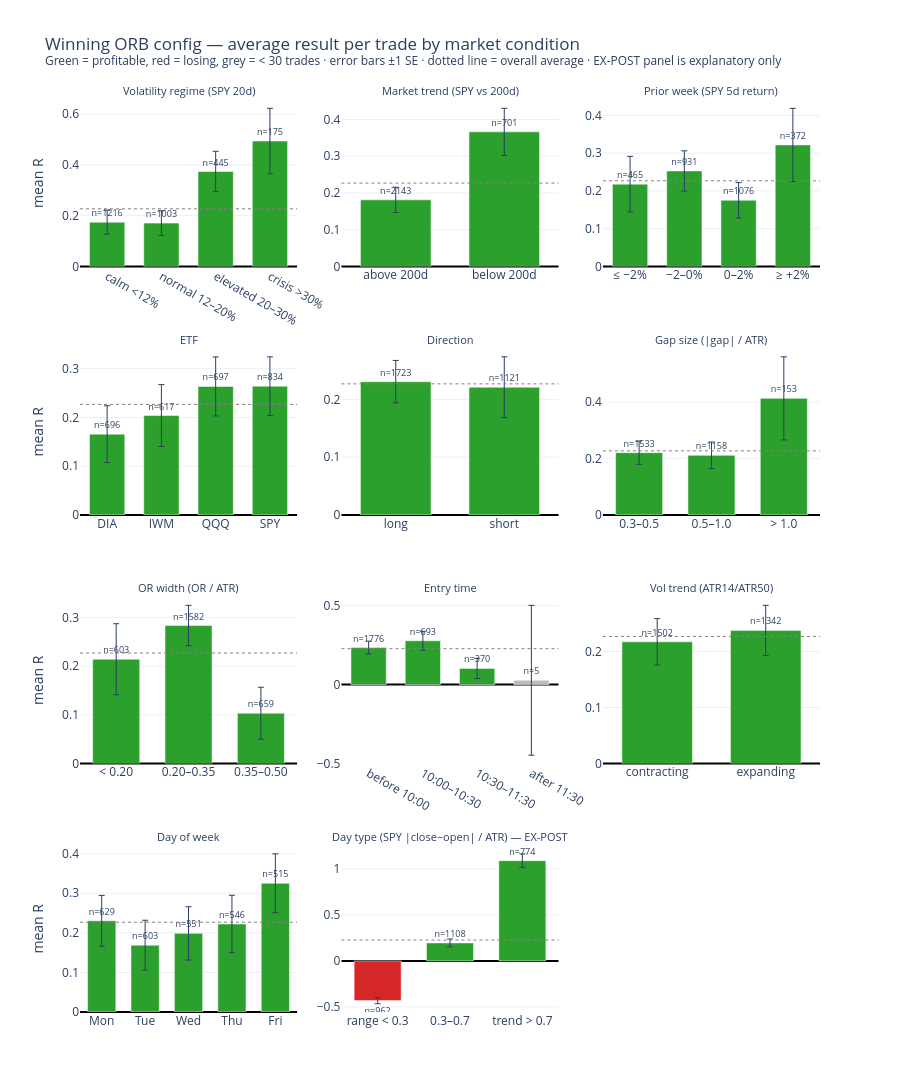
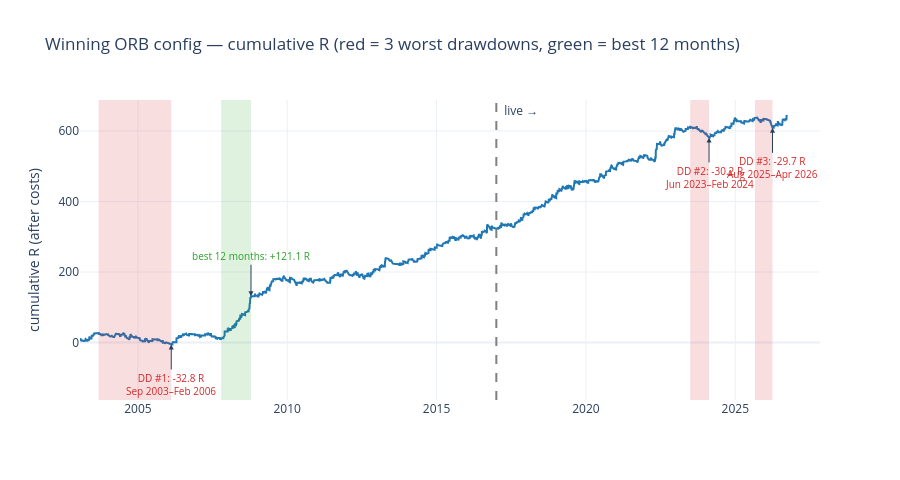

These figures' notebook cell, in order:
### Markdown cell above
## Analyze winning strategy
The "winner" is the configuration the walk-forward process selected for the most recent years. It is read
directly from the search results (printed below), so this section stays correct if the search is re-run.
**Live start** is the first year of that final selection streak. Everything before it was available when the
config was chosen (in-sample); everything from it onward is genuinely out-of-sample.

### Code cell
# ═════════════════════════════════════════════════════════════════════════════
# WINNING ORB CONFIG — WHEN DOES IT WORK, AND WHEN DOES IT FAIL?
# Every trade is tagged with market conditions. Ex-ante conditions are known before entry (usable as
# filters); the EX-POST condition describes the day after the fact (explains results, not tradable).
# Results are in R (risk units, after costs).
# ═════════════════════════════════════════════════════════════════════════════
k_final = int(wf_log["chosen_config"].iloc[-1])
streak = wf_log["chosen_config"].iloc[::-1].eq(k_final).cumprod().astype(bool)
LIVE_START = pd.Timestamp(year=int(wf_log["trade_year"].iloc[::-1][streak].min()), month=1, day=1)
WIN_LOGIC, WIN_FILT = res.iloc[k_final]["_logic"], res.iloc[k_final]["_filt"]
win_trades = apply_filter(candidates(WIN_LOGIC), WIN_FILT).sort_values(["date", "entry_col"]).copy()
MIN_BUCKET_TRADES = 30
print(f"Winner (config #{k_final}, live from {LIVE_START.year}):\n  {WIN_LOGIC}\n  {WIN_FILT}")

# Market context from SPY (ex-ante: shifted so it is known at today's open)
spy = panels["SPY"]["daily"]
spy_ret = spy["close"].pct_change()
spy_tr = pd.concat([spy["high"] - spy["low"], (spy["high"] - spy["close"].shift(1)).abs(),
                    (spy["low"] - spy["close"].shift(1)).abs()], axis=1).max(axis=1)
ctx = pd.DataFrame({
    "spy_vol20": (spy_ret.rolling(20, min_periods=20).std() * np.sqrt(252)).shift(1),
    "spy_above_200d": (spy["close"] > spy["close"].rolling(200, min_periods=200).mean()).shift(1),
    "spy_ret_5d": spy["close"].pct_change(5).shift(1),
    "spy_day_move_atr": (spy["close"] - spy["open"]).abs()
                        / spy_tr.ewm(alpha=1 / 14, adjust=False, min_periods=14).mean().shift(1),   # ex-post
}, index=spy.index)
tr = win_trades.join(ctx, on="date")


def bucket(s: pd.Series, edges: list, labels: list) -> pd.Series:
    return pd.cut(s, edges, labels=labels, right=False)


minute = tr["entry_col"] + RTH_OPEN
COND = {
    "Volatility regime (SPY 20d)": bucket(tr["spy_vol20"], [0, 0.12, 0.20, 0.30, np.inf],
                                          ["calm <12%", "normal 12–20%", "elevated 20–30%", "crisis >30%"]),
    "Market trend (SPY vs 200d)": tr["spy_above_200d"].map({True: "above 200d", False: "below 200d"}),
    "Prior week (SPY 5d return)": bucket(tr["spy_ret_5d"], [-np.inf, -0.02, 0.0, 0.02, np.inf],
                                         ["≤ −2%", "−2–0%", "0–2%", "≥ +2%"]),
    "ETF": tr["asset"],
    "Direction": tr["dir"].map({1: "long", -1: "short"}),
    "Gap size (|gap| / ATR)": bucket(tr["gap_atr"].abs(), [0, 0.3, 0.5, 1.0, np.inf], ["< 0.3", "0.3–0.5", "0.5–1.0", "> 1.0"]),
    "OR width (OR / ATR)": bucket(tr["or_atr"], [0, 0.2, 0.35, 0.5, np.inf], ["< 0.20", "0.20–0.35", "0.35–0.50", "> 0.50"]),
    "Entry time": bucket(minute, [0, 600, 630, 690, 24 * 60], ["before 10:00", "10:00–10:30", "10:30–11:30", "after 11:30"]),
    "Vol trend (ATR14/ATR50)": pd.Series(np.where(tr["atr_ratio"] > 1, "expanding", "contracting"), index=tr.index),
    "Day of week": pd.Series(pd.Categorical(tr["date"].dt.day_name().str[:3], ["Mon", "Tue", "Wed", "Thu", "Fri"],
                                            ordered=True), index=tr.index),
    "Day type (SPY |close−open| / ATR) — EX-POST": bucket(tr["spy_day_move_atr"], [0, 0.3, 0.7, np.inf],
                                                          ["range < 0.3", "0.3–0.7", "trend > 0.7"]),
}
live = tr["date"] >= LIVE_START


def group_stats(key: pd.Series) -> pd.DataFrame:
    g = tr.groupby(key, observed=True)["R"]
    out = pd.DataFrame({"trades": g.size(), "mean_R": g.mean(), "se": g.std(ddof=1) / np.sqrt(g.size()),
                        "hit_%": 100 * g.apply(lambda s: (s > 0).mean()), "total_R": g.sum()})
    out["t_stat"] = out["mean_R"] / out["se"]
    out["live_mean_R"] = tr.loc[live].groupby(key[live], observed=True)["R"].mean()
    return out


R = tr["R"]
print(f"\n{len(tr):,} trades {tr['date'].min().date()} → {tr['date'].max().date()} | mean {R.mean():+.3f} R "
      f"(t = {R.mean() / (R.std() / np.sqrt(len(R))):.2f}) | hit {100 * (R > 0).mean():.1f}% | "
      f"avg win {R[R > 0].mean():+.2f} R, avg loss {R[R <= 0].mean():+.2f} R | live-period mean {R[live].mean():+.3f} R")

tables = {c: group_stats(k) for c, k in COND.items()}
ranked = (pd.concat([t.assign(condition=c) for c, t in tables.items()]).reset_index(names="bucket")
          .query("trades >= @MIN_BUCKET_TRADES").sort_values("mean_R", ascending=False))
cols = ["condition", "bucket", "trades", "mean_R", "t_stat", "hit_%", "total_R", "live_mean_R"]
print(f"\nBEST conditions (≥ {MIN_BUCKET_TRADES} trades):")
display(ranked.head(6)[cols].round(3))
print("WORST conditions:")
display(ranked.tail(6).iloc[::-1][cols].round(3))
print(f"Caution: {len(ranked)} buckets are compared, so |t| ≈ 2 can occur by chance; treat |t| < 3, or buckets "
      "whose live-period mean disagrees in sign, as unconfirmed.")

# Figure 1 — mean R by condition (bars ± 1 SE)
ncols, nrows = 3, int(np.ceil(len(COND) / 3))
fig = make_subplots(rows=nrows, cols=ncols, subplot_titles=list(COND), vertical_spacing=0.09, horizontal_spacing=0.06)
for i, c in enumerate(COND):
    t = tables[c]
    rr, cc = divmod(i, ncols)
    color = np.where(t["trades"] < MIN_BUCKET_TRADES, "#bdbdbd", np.where(t["mean_R"] >= 0, "#2ca02c", "#d62728"))
    fig.add_trace(go.Bar(x=t.index.astype(str), y=t["mean_R"], marker_color=color,
                         error_y=dict(type="data", array=t["se"], thickness=1, width=3),
                         text=[f"n={n}" for n in t["trades"]], textposition="outside", textfont=dict(size=9),
                         hovertemplate="%{x}<br>mean R %{y:.3f}<br>%{text}<extra></extra>", showlegend=False),
                  row=rr + 1, col=cc + 1)
    fig.add_hline(y=R.mean(), line_dash="dot", line_color="grey", line_width=1, row=rr + 1, col=cc + 1)
    fig.update_yaxes(title_text="mean R" if cc == 0 else None, zeroline=True, zerolinecolor="black", row=rr + 1, col=cc + 1)
fig.update_annotations(font_size=11)
fig.update_layout(title=("Winning ORB config — average result per trade by market condition"
                         "<br><sup>Green = profitable, red = losing, grey = < 30 trades · error bars ±1 SE · "
                         "dotted line = overall average · EX-POST panel is explanatory only</sup>"),
                  template="plotly_white", height=330 * nrows, bargap=0.35)
fig.show()

# Figure 2 — cumulative R with the 3 worst drawdowns and the best 12 months highlighted
cumR = tr.groupby("date")["R"].sum().reindex(CAL, fill_value=0.0).cumsum()
cumR = cumR.loc[cumR.index >= tr["date"].min()]
dd = cumR - cumR.cummax()
episodes, start = [], None
for dt, v in dd.items():
    if v < 0 and start is None:
        start = dt
    elif v == 0 and start is not None:
        episodes.append((cumR.loc[:start].idxmax(), dd.loc[start:dt].idxmin(), dd.loc[start:dt].min()))
        start = None
if start is not None:
    episodes.append((cumR.loc[:start].idxmax(), dd.loc[start:].idxmin(), dd.loc[start:].min()))
roll = cumR.diff(252)
best_end = roll.idxmax()
best_start = cumR.index[max(cumR.index.get_loc(best_end) - 252, 0)]
fig = go.Figure(go.Scatter(x=cumR.index, y=cumR.values, line=dict(color="#1f77b4", width=2), name="cumulative R"))
for k, (pk, trough, depth) in enumerate(sorted(episodes, key=lambda e: e[2])[:3], 1):
    fig.add_vrect(x0=pk, x1=trough, fillcolor="#d62728", opacity=0.15, line_width=0)
    fig.add_annotation(x=trough, y=cumR.loc[trough], text=f"DD #{k}: {depth:.1f} R<br>{pk:%b %Y}–{trough:%b %Y}",
                       showarrow=True, arrowhead=2, ax=0, ay=40, font=dict(size=10, color="#d62728"))
fig.add_vrect(x0=best_start, x1=best_end, fillcolor="#2ca02c", opacity=0.15, line_width=0)
fig.add_annotation(x=best_end, y=cumR.loc[best_end], text=f"best 12 months: +{roll.max():.1f} R", showarrow=True,
                   arrowhead=2, ax=0, ay=-40, font=dict(size=10, color="#2ca02c"))
fig.add_vline(x=LIVE_START, line_dash="dash", line_color="grey")
fig.add_annotation(x=LIVE_START, y=1, yref="y domain", text="  live →", showarrow=False, xanchor="left")
fig.update_layout(title="Winning ORB config — cumulative R (red = 3 worst drawdowns, green = best 12 months)",
                  yaxis_title="cumulative R (after costs)", template="plotly_white", height=480, showlegend=False)
fig.show()

### Figure 1 — Plotly figure (JSON) as saved in the notebook; plotly's stock layout.template omitted (floating-point values rounded to 4 significant figures)
{"data": [{"error_y": {"array": [0.04696, 0.04859, 0.07954, 0.1288], "thickness": 1, "type": "data", "width": 3}, "hovertemplate": "%{x}<br>mean R %{y:.3f}<br>%{text}<extra></extra>", "marker": {"color": ["#2ca02c", "#2ca02c", "#2ca02c", "#2ca02c"]}, "showlegend": false, "text": ["n=1216", "n=1003", "n=445", "n=175"], "textfont": {"size": 9}, "textposition": "outside", "type": "bar", "x": ["calm <12%", "normal 12–20%", "elevated 20–30%", "crisis >30%"], "xaxis": "x", "y": [0.1743, 0.1706, 0.3738, 0.4938], "yaxis": "y"}, {"error_y": {"array": [0.03443, 0.06408], "thickness": 1, "type": "data", "width": 3}, "hovertemplate": "%{x}<br>mean R %{y:.3f}<br>%{text}<extra></extra>", "marker": {"color": ["#2ca02c", "#2ca02c"]}, "showlegend": false, "text": ["n=2143", "n=701"], "textfont": {"size": 9}, "textposition": "outside", "type": "bar", "x": ["above 200d", "below 200d"], "xaxis": "x2", "y": [0.1813, 0.3663], "yaxis": "y2"}, {"error_y": {"array": [0.07359, 0.05326, 0.04691, 0.09696], "thickness": 1, "type": "data", "width": 3}, "hovertemplate": "%{x}<br>mean R %{y:.3f}<br>%{text}<extra></extra>", "marker": {"color": ["#2ca02c", "#2ca02c", "#2ca02c", "#2ca02c"]}, "showlegend": false, "text": ["n=465", "n=931", "n=1076", "n=372"], "textfont": {"size": 9}, "textposition": "outside", "type": "bar", "x": ["≤ −2%", "−2–0%", "0–2%", "≥ +2%"], "xaxis": "x3", "y": [0.218, 0.253, 0.1753, 0.3219], "yaxis": "y3"}, {"error_y": {"array": [0.05833, 0.06347, 0.06051, 0.06018], "thickness": 1, "type": "data", "width": 3}, "hovertemplate": "%{x}<br>mean R %{y:.3f}<br>%{text}<extra></extra>", "marker": {"color": ["#2ca02c", "#2ca02c", "#2ca02c", "#2ca02c"]}, "showlegend": false, "text": ["n=696", "n=617", "n=697", "n=834"], "textfont": {"size": 9}, "textposition": "outside", "type": "bar", "x": ["DIA", "IWM", "QQQ", "SPY"], "xaxis": "x4", "y": [0.1658, 0.2039, 0.2637, 0.2642], "yaxis": "y4"}, {"error_y": {"array": [0.03669, 0.05265], "thickness": 1, "type": "data", "width": 3}, "hovertemplate": "%{x}<br>mean R %{y:.3f}<br>%{text}<extra></extra>", "marker": {"color": ["#2ca02c", "#2ca02c"]}, "showlegend": false, "text": ["n=1723", "n=1121"], "textfont": {"size": 9}, "textposition": "outside", "type": "bar", "x": ["long", "short"], "xaxis": "x5", "y": [0.2307, 0.221], "yaxis": "y5"}, {"error_y": {"array": [0.04122, 0.04713, 0.1469], "thickness": 1, "type": "data", "width": 3}, "hovertemplate": "%{x}<br>mean R %{y:.3f}<br>%{text}<extra></extra>", "marker": {"color": ["#2ca02c", "#2ca02c", "#2ca02c"]}, "showlegend": false, "text": ["n=1533", "n=1158", "n=153"], "textfont": {"size": 9}, "textposition": "outside", "type": "bar", "x": ["0.3–0.5", "0.5–1.0", "> 1.0"], "xaxis": "x6", "y": [0.2205, 0.2109, 0.4126], "yaxis": "y6"}, {"error_y": {"array": [0.07294, 0.04144, 0.05334], "thickness": 1, "type": "data", "width": 3}, "hovertemplate": "%{x}<br>mean R %{y:.3f}<br>%{text}<extra></extra>", "marker": {"color": ["#2ca02c", "#2ca02c", "#2ca02c"]}, "showlegend": false, "text": ["n=603", "n=1582", "n=659"], "textfont": {"size": 9}, "textposition": "outside", "type": "bar", "x": ["< 0.20", "0.20–0.35", "0.35–0.50"], "xaxis": "x7", "y": [0.2141, 0.2833, 0.1032], "yaxis": "y7"}, {"error_y": {"array": [0.04059, 0.05965, 0.0641, 0.4743], "thickness": 1, "type": "data", "width": 3}, "hovertemplate": "%{x}<br>mean R %{y:.3f}<br>%{text}<extra></extra>", "marker": {"color": ["#2ca02c", "#2ca02c", "#2ca02c", "#bdbdbd"]}, "showlegend": false, "text": ["n=1776", "n=693", "n=370", "n=5"], "textfont": {"size": 9}, "textposition": "outside", "type": "bar", "x": ["before 10:00", "10:00–10:30", "10:30–11:30", "after 11:30"], "xaxis": "x8", "y": [0.2338, 0.2772, 0.1021, 0.02693], "yaxis": "y8"}, {"error_y": {"array": [0.04148, 0.0447], "thickness": 1, "type": "data", "width": 3}, "hovertemplate": "%{x}<br>mean R %{y:.3f}<br>%{text}<extra></extra>", "marker": {"color": ["#2ca02c", "#2ca02c"]}, "showlegend": false, "text": ["n=1502", "n=1342"], "textfont": {"size": 9}, "textposition": "outside", "type": "bar", "x": ["contracting", "expanding"], "xaxis": "x9", "y": [0.2172, 0.2377], "yaxis": "y9"}, {"error_y": {"array": [0.06408, 0.06297, 0.06735, 0.07264, 0.07428], "thickness": 1, "type": "data", "width": 3}, "hovertemplate": "%{x}<br>mean R %{y:.3f}<br>%{text}<extra></extra>", "marker": {"color": ["#2ca02c", "#2ca02c", "#2ca02c", "#2ca02c", "#2ca02c"]}, "showlegend": false, "text": ["n=629", "n=603", "n=551", "n=546", "n=515"], "textfont": {"size": 9}, "textposition": "outside", "type": "bar", "x": ["Mon", "Tue", "Wed", "Thu", "Fri"], "xaxis": "x10", "y": [0.2305, 0.1689, 0.1987, 0.2224, 0.3253], "yaxis": "y10"}, {"error_y": {"array": [0.03378, 0.04234, 0.07345], "thickness": 1, "type": "data", "width": 3}, "hovertemplate": "%{x}<br>mean R %{y:.3f}<br>%{text}<extra></extra>", "marker": {"color": ["#d62728", "#2ca02c", "#2ca02c"]}, "showlegend": false, "text": ["n=962", "n=1108", "n=774"], "textfont": {"size": 9}, "textposition": "outside", "type": "bar", "x": ["range < 0.3", "0.3–0.7", "trend > 0.7"], "xaxis": "x11", "y": [-0.431, 0.1955, 1.089], "yaxis": "y11"}], "layout": {"annotations": [{"font": {"size": 11}, "showarrow": false, "text": "Volatility regime (SPY 20d)", "x": 0.1467, "xanchor": "center", "xref": "paper", "y": 1, "yanchor": "bottom", "yref": "paper"}, {"font": {"size": 11}, "showarrow": false, "text": "Market trend (SPY vs 200d)", "x": 0.5, "xanchor": "center", "xref": "paper", "y": 1, "yanchor": "bottom", "yref": "paper"}, {"font": {"size": 11}, "showarrow": false, "text": "Prior week (SPY 5d return)", "x": 0.8533, "xanchor": "center", "xref": "paper", "y": 1, "yanchor": "bottom", "yref": "paper"}, {"font": {"size": 11}, "showarrow": false, "text": "ETF", "x": 0.1467, "xanchor": "center", "xref": "paper", "y": 0.7275, "yanchor": "bottom", "yref": "paper"}, {"font": {"size": 11}, "showarrow": false, "text": "Direction", "x": 0.5, "xanchor": "center", "xref": "paper", "y": 0.7275, "yanchor": "bottom", "yref": "paper"}, {"font": {"size": 11}, "showarrow": false, "text": "Gap size (|gap| / ATR)", "x": 0.8533, "xanchor": "center", "xref": "paper", "y": 0.7275, "yanchor": "bottom", "yref": "paper"}, {"font": {"size": 11}, "showarrow": false, "text": "OR width (OR / ATR)", "x": 0.1467, "xanchor": "center", "xref": "paper", "y": 0.455, "yanchor": "bottom", "yref": "paper"}, {"font": {"size": 11}, "showarrow": false, "text": "Entry time", "x": 0.5, "xanchor": "center", "xref": "paper", "y": 0.455, "yanchor": "bottom", "yref": "paper"}, {"font": {"size": 11}, "showarrow": false, "text": "Vol trend (ATR14/ATR50)", "x": 0.8533, "xanchor": "center", "xref": "paper", "y": 0.455, "yanchor": "bottom", "yref": "paper"}, {"font": {"size": 11}, "showarrow": false, "text": "Day of week", "x": 0.1467, "xanchor": "center", "xref": "paper", "y": 0.1825, "yanchor": "bottom", "yref": "paper"}, {"font": {"size": 11}, "showarrow": false, "text": "Day type (SPY |close−open| / ATR) — EX-POST", "x": 0.5, "xanchor": "center", "xref": "paper", "y": 0.1825, "yanchor": "bottom", "yref": "paper"}], "bargap": 0.35, "height": 1320, "shapes": [{"line": {"color": "grey", "dash": "dot", "width": 1}, "type": "line", "x0": 0, "x1": 1, "xref": "x domain", "y0": 0.2269, "y1": 0.2269, "yref": "y"}, {"line": {"color": "grey", "dash": "dot", "width": 1}, "type": "line", "x0": 0, "x1": 1, "xref": "x2 domain", "y0": 0.2269, "y1": 0.2269, "yref": "y2"}, {"line": {"color": "grey", "dash": "dot", "width": 1}, "type": "line", "x0": 0, "x1": 1, "xref": "x3 domain", "y0": 0.2269, "y1": 0.2269, "yref": "y3"}, {"line": {"color": "grey", "dash": "dot", "width": 1}, "type": "line", "x0": 0, "x1": 1, "xref": "x4 domain", "y0": 0.2269, "y1": 0.2269, "yref": "y4"}, {"line": {"color": "grey", "dash": "dot", "width": 1}, "type": "line", "x0": 0, "x1": 1, "xref": "x5 domain", "y0": 0.2269, "y1": 0.2269, "yref": "y5"}, {"line": {"color": "grey", "dash": "dot", "width": 1}, "type": "line", "x0": 0, "x1": 1, "xref": "x6 domain", "y0": 0.2269, "y1": 0.2269, "yref": "y6"}, {"line": {"color": "grey", "dash": "dot", "width": 1}, "type": "line", "x0": 0, "x1": 1, "xref": "x7 domain", "y0": 0.2269, "y1": 0.2269, "yref": "y7"}, {"line": {"color": "grey", "dash": "dot", "width": 1}, "type": "line", "x0": 0, "x1": 1, "xref": "x8 domain", "y0": 0.2269, "y1": 0.2269, "yref": "y8"}, {"line": {"color": "grey", "dash": "dot", "width": 1}, "type": "line", "x0": 0, "x1": 1, "xref": "x9 domain", "y0": 0.2269, "y1": 0.2269, "yref": "y9"}, {"line": {"color": "grey", "dash": "dot", "width": 1}, "type": "line", "x0": 0, "x1": 1, "xref": "x10 domain", "y0": 0.2269, "y1": 0.2269, "yref": "y10"}, {"line": {"color": "grey", "dash": "dot", "width": 1}, "type": "line", "x0": 0, "x1": 1, "xref": "x11 domain", "y0": 0.2269, "y1": 0.2269, "yref": "y11"}], "title": {"text": "Winning ORB config — average result per trade by market condition<br><sup>Green = profitable, red = losing, grey = < 30 trades · error bars ±1 SE · dotted line = overall average · EX-POST panel is explanatory only</sup>"}, "xaxis": {"anchor": "y", "domain": [0, 0.2933]}, "xaxis10": {"anchor": "y10", "domain": [0, 0.2933]}, "xaxis11": {"anchor": "y11", "domain": [0.3533, 0.6467]}, "xaxis12": {"anchor": "y12", "domain": [0.7067, 1]}, "xaxis2": {"anchor": "y2", "domain": [0.3533, 0.6467]}, "xaxis3": {"anchor": "y3", "domain": [0.7067, 1]}, "xaxis4": {"anchor": "y4", "domain": [0, 0.2933]}, "xaxis5": {"anchor": "y5", "domain": [0.3533, 0.6467]}, "xaxis6": {"anchor": "y6", "domain": [0.7067, 1]}, "xaxis7": {"anchor": "y7", "domain": [0, 0.2933]}, "xaxis8": {"anchor": "y8", "domain": [0.3533, 0.6467]}, "xaxis9": {"anchor": "y9", "domain": [0.7067, 1]}, "yaxis": {"anchor": "x", "domain": [0.8175, 1], "title": {"text": "mean R"}, "zeroline": true, "zerolinecolor": "black"}, "yaxis10": {"anchor": "x10", "domain": [0, 0.1825], "title": {"text": "mean R"}, "zeroline": true, "zerolinecolor": "black"}, "yaxis11": {"anchor": "x11", "domain": [0, 0.1825], "zeroline": true, "zerolinecolor": "black"}, "yaxis12": {"anchor": "x12", "domain": [0, 0.1825]}, "yaxis2": {"anchor": "x2", "domain": [0.8175, 1], "zeroline": true, "zerolinecolor": "black"}, "yaxis3": {"anchor": "x3", "domain": [0.8175, 1], "zeroline": true, "zerolinecolor": "black"}, "yaxis4": {"anchor": "x4", "domain": [0.545, 0.7275], "title": {"text": "mean R"}, "zeroline": true, "zerolinecolor": "black"}, "yaxis5": {"anchor": "x5", "domain": [0.545, 0.7275], "zeroline": true, "zerolinecolor": "black"}, "yaxis6": {"anchor": "x6", "domain": [0.545, 0.7275], "zeroline": true, "zerolinecolor": "black"}, "yaxis7": {"anchor": "x7", "domain": [0.2725, 0.455], "title": {"text": "mean R"}, "zeroline": true, "zerolinecolor": "black"}, "yaxis8": {"anchor": "x8", "domain": [0.2725, 0.455], "zeroline": true, "zerolinecolor": "black"}, "yaxis9": {"anchor": "x9", "domain": [0.2725, 0.455], "zeroline": true, "zerolinecolor": "black"}}}

### Figure 2 — Plotly figure (JSON) as saved in the notebook; plotly's stock layout.template omitted (floating-point values rounded to 4 significant figures; data arrays with more than 128 entries replaced by an {"elided": "..."} marker saying what was removed)
{"data": [{"line": {"color": "#1f77b4", "width": 2}, "name": "cumulative R", "type": "scatter", "x": {"elided": "5952 str values"}, "y": {"elided": "5952 float values"}}], "layout": {"annotations": [{"arrowhead": 2, "ax": 0, "ay": 40, "font": {"color": "#d62728", "size": 10}, "showarrow": true, "text": "DD #1: -32.8 R<br>Sep 2003–Feb 2006", "x": "2006-02-13T00:00:00", "y": -5.595}, {"arrowhead": 2, "ax": 0, "ay": 40, "font": {"color": "#d62728", "size": 10}, "showarrow": true, "text": "DD #2: -30.2 R<br>Jun 2023–Feb 2024", "x": "2024-02-15T00:00:00", "y": 581.5}, {"arrowhead": 2, "ax": 0, "ay": 40, "font": {"color": "#d62728", "size": 10}, "showarrow": true, "text": "DD #3: -29.7 R<br>Aug 2025–Apr 2026", "x": "2026-04-01T00:00:00", "y": 608.9}, {"arrowhead": 2, "ax": 0, "ay": -40, "font": {"color": "#2ca02c", "size": 10}, "showarrow": true, "text": "best 12 months: +121.1 R", "x": "2008-10-15T00:00:00", "y": 131.4}, {"showarrow": false, "text": "  live →", "x": "2017-01-01T00:00:00", "xanchor": "left", "y": 1, "yref": "y domain"}], "height": 480, "shapes": [{"fillcolor": "#d62728", "line": {"width": 0}, "opacity": 0.15, "type": "rect", "x0": "2003-09-08T00:00:00", "x1": "2006-02-13T00:00:00", "xref": "x", "y0": 0, "y1": 1, "yref": "y domain"}, {"fillcolor": "#d62728", "line": {"width": 0}, "opacity": 0.15, "type": "rect", "x0": "2023-06-30T00:00:00", "x1": "2024-02-15T00:00:00", "xref": "x", "y0": 0, "y1": 1, "yref": "y domain"}, {"fillcolor": "#d62728", "line": {"width": 0}, "opacity": 0.15, "type": "rect", "x0": "2025-08-29T00:00:00", "x1": "2026-04-01T00:00:00", "xref": "x", "y0": 0, "y1": 1, "yref": "y domain"}, {"fillcolor": "#2ca02c", "line": {"width": 0}, "opacity": 0.15, "type": "rect", "x0": "2007-10-16T00:00:00", "x1": "2008-10-15T00:00:00", "xref": "x", "y0": 0, "y1": 1, "yref": "y domain"}, {"line": {"color": "grey", "dash": "dash"}, "type": "line", "x0": "2017-01-01T00:00:00", "x1": "2017-01-01T00:00:00", "xref": "x", "y0": 0, "y1": 1, "yref": "y domain"}], "showlegend": false, "title": {"text": "Winning ORB config — cumulative R (red = 3 worst drawdowns, green = best 12 months)"}, "yaxis": {"title": {"text": "cumulative R (after costs)"}}}}
